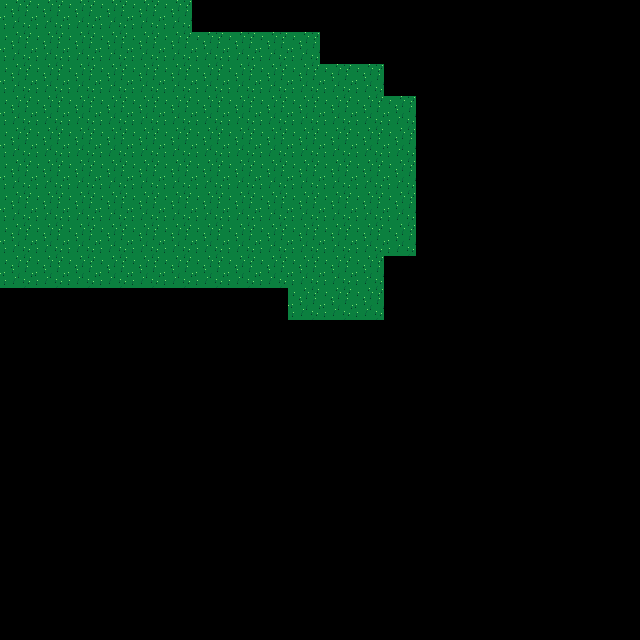

A 2D game scene composited from a Tiled map and its tileset images. What follows is a short description and the map's XML, with every tile layer's data as written:
An orthogonal 20x20 tile map with 32x32 px tiles, 1 tile layer (Tile Layer 1).

<map version="1.9" tiledversion="1.9.1" orientation="orthogonal" renderorder="right-up" width="20" height="20" tilewidth="32" tileheight="32" infinite="0" nextlayerid="2" nextobjectid="1">
 <tileset firstgid="1" name="tileset" tilewidth="32" tileheight="32" tilecount="8" columns="8">
  <image source="../tilesets/tileset.png" width="256" height="32" />
 </tileset>
 <layer id="1" name="Tile Layer 1" width="20" height="20">
  <data encoding="csv">
2,2,2,2,2,2,0,0,0,0,0,0,0,0,0,0,0,0,0,0,
2,2,2,2,2,2,2,2,2,2,0,0,0,0,0,0,0,0,0,0,
2,2,2,2,2,2,2,2,2,2,2,2,0,0,0,0,0,0,0,0,
2,2,2,2,2,2,2,2,2,2,2,2,2,0,0,0,0,0,0,0,
2,2,2,2,2,2,2,2,2,2,2,2,2,0,0,0,0,0,0,0,
2,2,2,2,2,2,2,2,2,2,2,2,2,0,0,0,0,0,0,0,
2,2,2,2,2,2,2,2,2,2,2,2,2,0,0,0,0,0,0,0,
2,2,2,2,2,2,2,2,2,2,2,2,2,0,0,0,0,0,0,0,
2,2,2,2,2,2,2,2,2,2,2,2,0,0,0,0,0,0,0,0,
0,0,0,0,0,0,0,0,0,2,2,2,0,0,0,0,0,0,0,0,
0,0,0,0,0,0,0,0,0,0,0,0,0,0,0,0,0,0,0,0,
0,0,0,0,0,0,0,0,0,0,0,0,0,0,0,0,0,0,0,0,
0,0,0,0,0,0,0,0,0,0,0,0,0,0,0,0,0,0,0,0,
0,0,0,0,0,0,0,0,0,0,0,0,0,0,0,0,0,0,0,0,
0,0,0,0,0,0,0,0,0,0,0,0,0,0,0,0,0,0,0,0,
0,0,0,0,0,0,0,0,0,0,0,0,0,0,0,0,0,0,0,0,
0,0,0,0,0,0,0,0,0,0,0,0,0,0,0,0,0,0,0,0,
0,0,0,0,0,0,0,0,0,0,0,0,0,0,0,0,0,0,0,0,
0,0,0,0,0,0,0,0,0,0,0,0,0,0,0,0,0,0,0,0,
0,0,0,0,0,0,0,0,0,0,0,0,0,0,0,0,0,0,0,0
</data>
 </layer>
</map>
